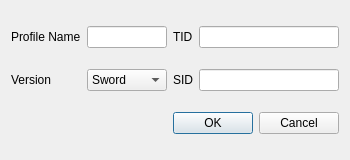
<?xml version="1.0" encoding="UTF-8"?>
<ui version="4.0">
 <class>ProfileEditor</class>
 <widget class="QDialog" name="ProfileEditor">
  <property name="geometry">
   <rect>
    <x>0</x>
    <y>0</y>
    <width>350</width>
    <height>160</height>
   </rect>
  </property>
  <property name="minimumSize">
   <size>
    <width>350</width>
    <height>160</height>
   </size>
  </property>
  <property name="windowTitle">
   <string>Profile Editor</string>
  </property>
  <layout class="QGridLayout" name="gridLayout">
   <item row="1" column="2">
    <widget class="QLabel" name="labelProfileSID">
     <property name="text">
      <string>SID</string>
     </property>
    </widget>
   </item>
   <item row="1" column="3">
    <widget class="TextBox" name="textBoxProfileSID">
     <property name="maxLength">
      <number>5</number>
     </property>
    </widget>
   </item>
   <item row="1" column="0">
    <widget class="QLabel" name="labelProfileVersion">
     <property name="text">
      <string>Version</string>
     </property>
    </widget>
   </item>
   <item row="1" column="1">
    <widget class="QComboBox" name="comboBoxProfileVersion">
     <item>
      <property name="text">
       <string>Sword</string>
      </property>
     </item>
     <item>
      <property name="text">
       <string>Shield</string>
      </property>
     </item>
    </widget>
   </item>
   <item row="0" column="0">
    <widget class="QLabel" name="labelProfileName">
     <property name="text">
      <string>Profile Name</string>
     </property>
    </widget>
   </item>
   <item row="0" column="3">
    <widget class="TextBox" name="textBoxProfileTID">
     <property name="maxLength">
      <number>5</number>
     </property>
    </widget>
   </item>
   <item row="2" column="2" colspan="2">
    <widget class="QDialogButtonBox" name="buttonBox">
     <property name="standardButtons">
      <set>QDialogButtonBox::Cancel|QDialogButtonBox::Ok</set>
     </property>
    </widget>
   </item>
   <item row="0" column="1">
    <widget class="QLineEdit" name="lineEditProfileName"/>
   </item>
   <item row="0" column="2">
    <widget class="QLabel" name="labelProfileTID">
     <property name="text">
      <string>TID</string>
     </property>
    </widget>
   </item>
  </layout>
 </widget>
 <customwidgets>
  <customwidget>
   <class>TextBox</class>
   <extends>QLineEdit</extends>
   <header>Forms/Controls/TextBox.hpp</header>
  </customwidget>
 </customwidgets>
 <tabstops>
  <tabstop>lineEditProfileName</tabstop>
  <tabstop>comboBoxProfileVersion</tabstop>
  <tabstop>textBoxProfileTID</tabstop>
  <tabstop>textBoxProfileSID</tabstop>
 </tabstops>
 <resources/>
 <connections>
  <connection>
   <sender>buttonBox</sender>
   <signal>rejected()</signal>
   <receiver>ProfileEditor</receiver>
   <slot>reject()</slot>
   <hints>
    <hint type="sourcelabel">
     <x>206</x>
     <y>116</y>
    </hint>
    <hint type="destinationlabel">
     <x>140</x>
     <y>118</y>
    </hint>
   </hints>
  </connection>
 </connections>
</ui>
